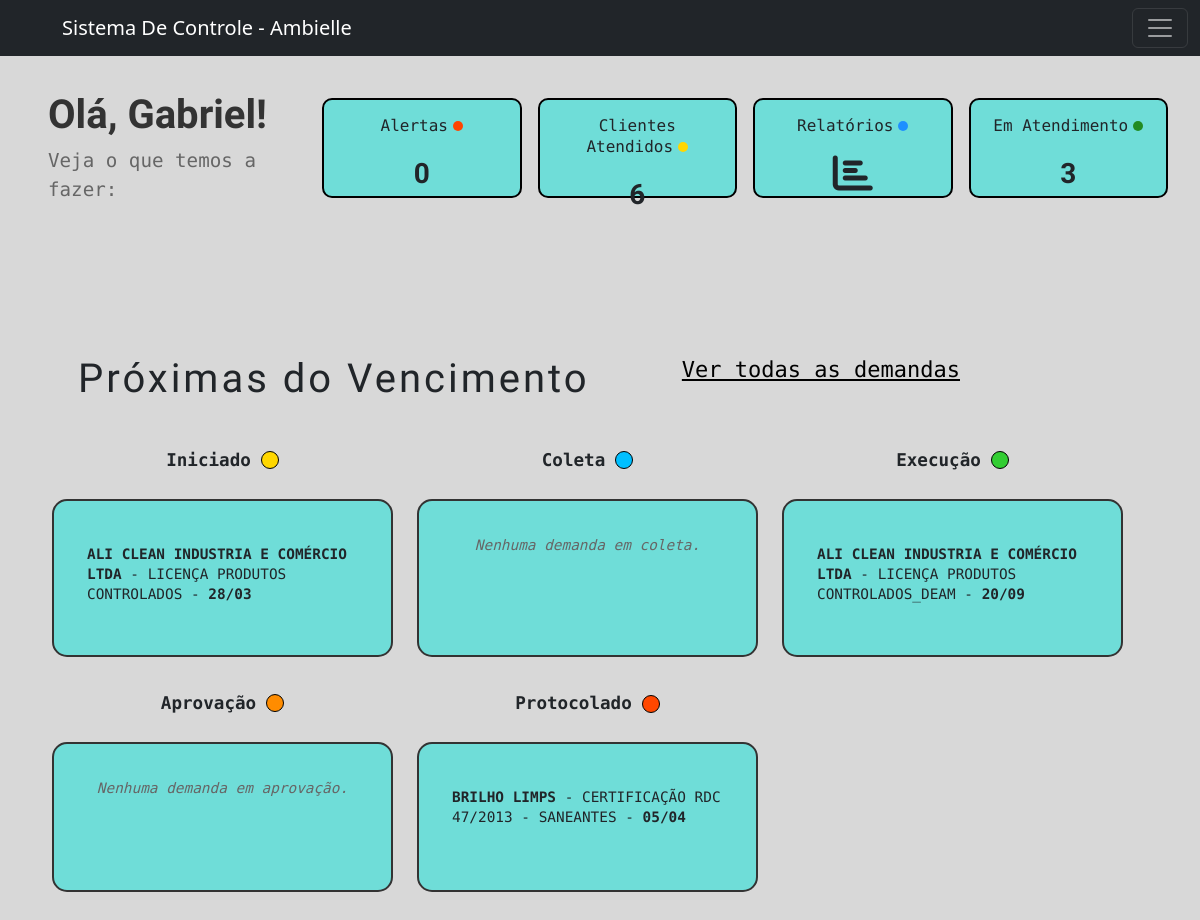
The app's page /ambielle/ (signed in), older data.
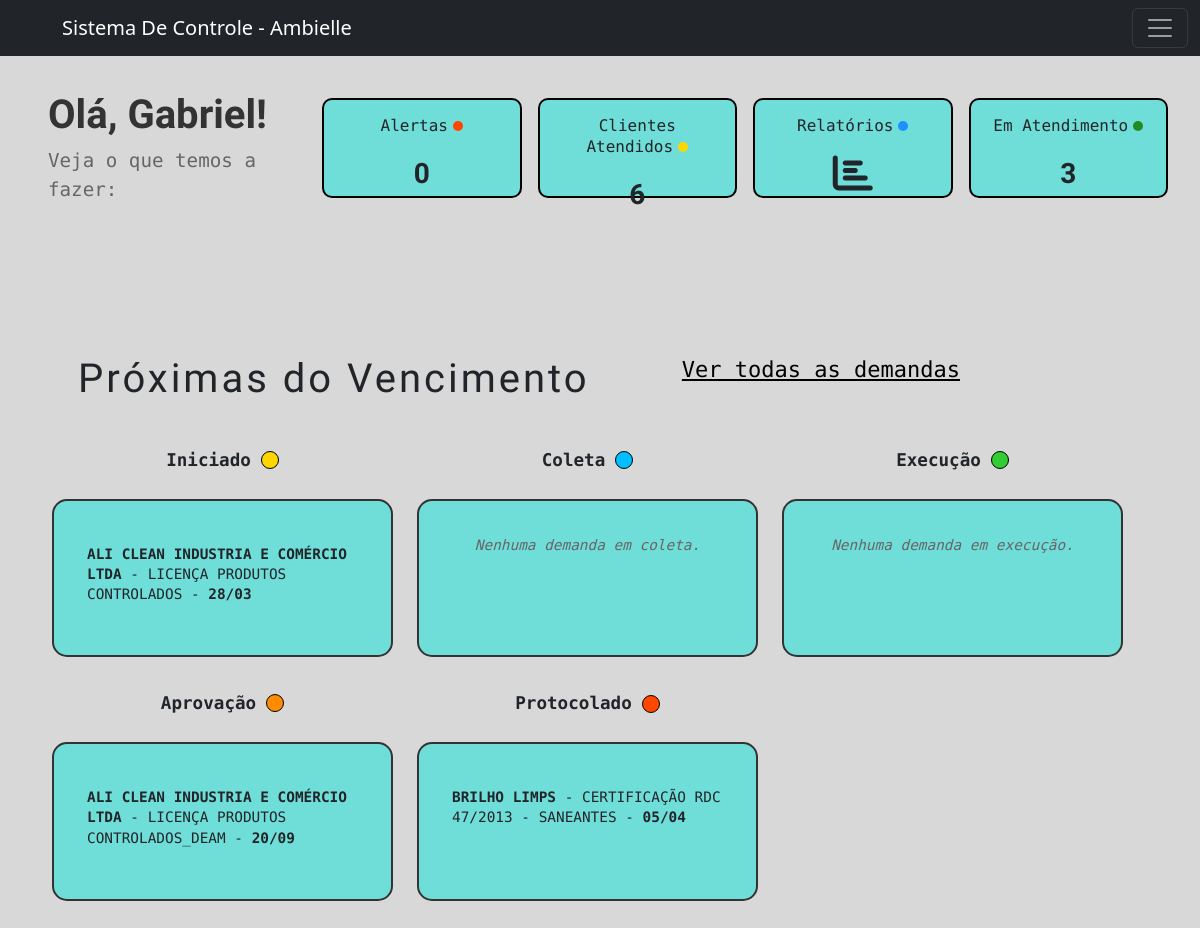
The same page, newer data.
### workflow/models.py (models this page shows, shortened)
class Tarefa(models.Model):
    STATUS_CHOICES = [
        ('Iniciado', 'Iniciado'),
        ('Coleta De Informações', 'Coleta de Informações'),
        ('Execucao', 'Execução'),
        ('Aprovação Cliente', 'Aprovação Cliente'),
        ('Concluído', 'Concluído'),
        ('Encerrado', 'Encerrado'),
        ('Protocolado', 'Protocolado'),  # Nova opção adicionada
    ]
    tipo_servico = models.ForeignKey(TipoServico, on_delete=models.CASCADE, related_name="tarefas")
    cliente = models.ForeignKey(Cliente, on_delete=models.CASCADE)
    status = models.CharField(max_length=50, choices=STATUS_CHOICES, default='iniciado')
    data_inicio = models.DateField(default=timezone.now)
    prazo_final = models.DateField(null=True, blank=True)
    observacoes = models.TextField(blank=True, null=True)
    valor_total_servico = models.DecimalField(max_digits=10, decimal_places=2, blank=True, null=True)

class Cliente(models.Model):
    nome = models.CharField(max_length=255)
    endereco = models.CharField(max_length=255)
    numero = models.IntegerField(null=True)
    bairro = models.CharField(max_length=255, blank=True, null=True)
    razao_social = models.CharField(max_length=255, blank=True, null=True)
    telefone = models.CharField(max_length=15)
    email = models.EmailField()
    contato_principal = models.CharField(max_length=255)
    contato_secundario = models.CharField(max_length=255, blank=True, null=True)
    proposta_link = models.URLField(blank=True, null=True)
    cnpj = models.CharField(max_length=15)
    def __str__(self):
        return f"{self.nome}"

class TipoServico(models.Model):
    nome = models.CharField(max_length=50, unique=True)
    orgao = models.CharField(max_length=50, blank=True)
    def __str__(self):
        return f"{self.nome}"

### workflow/views/getPage.py (the view)
# urls.py: path('ambielle/', views.index, name='index'),
@login_required(login_url='workflow:login')
def index(request):
    title = 'Home'
    if request.method == 'POST':
        form = SuporteForm(request.POST)
        if form.is_valid():
            form.save()
            return redirect('workflow:index')  # Redireciona para uma lista de suporte após sucesso
    else:
        form = SuporteForm()
    limite = datetime.today().date() + timedelta(days=30)  # Licenças vencendo nos próximos 30 dias
    licencas_proximas = Licenca.objects.filter(data_vencimento__lte=limite)
    clientes = Cliente.objects.count()
    form = CreateTarefaForm()
    status_choices = Tarefa.STATUS_CHOICES
    hoje = timezone.now().date()
    data_limite = hoje + timedelta(days=450)
    demandas_execucao = Tarefa.objects.filter(status='Execucao', prazo_final__lte=data_limite).order_by('prazo_final')
    demandas_aprovacao = Tarefa.objects.filter(status='Aprovação Cliente', prazo_final__lte=data_limite).order_by('prazo_final')
    demandas_coleta = Tarefa.objects.filter(status='Coleta De Informações', prazo_final__lte=data_limite).order_by('prazo_final')
    demandas_iniciado = Tarefa.objects.filter(status='Iniciado', prazo_final__lte=data_limite).order_by('prazo_final')
    demandas_protocolado = Tarefa.objects.filter(status='Protocolado', prazo_final__lte=data_limite).order_by('prazo_final')
    tarefas_em_aberto = (
        demandas_aprovacao.count() +
        demandas_coleta.count() +
        demandas_execucao.count() +
        demandas_iniciado.count() +
        demandas_protocolado.count()
    )
    context ={
        'form': form,
        'title': title,
        'demandas_execucao': demandas_execucao,
        'demandas_aprovacao': demandas_aprovacao,
        'demandas_coleta': demandas_coleta,
        'demandas_iniciado': demandas_iniciado,
        'demandas_protocolado': demandas_protocolado,
        'clientes': clientes,
        'tarefas_em_aberto': tarefas_em_aberto,
        'licencas': licencas_proximas,
        'status_choices': status_choices
    }
    return render(
        request,
        'workflow/home.html',
        context,
    )

### workflow/templates/workflow/home.html (shortened to what the changed rows need)
{% extends 'global/base.html' %}
{% load static %}
{% block content %}
  <main>
    <section class="dashboard-overview">
      <div class="container-fluid">
        <div class="row align-items-center">
          <div class="col-lg-3 col-md-4">
            <div class="saudacao">
              <h1>Olá, <strong>{{ user.first_name }}</strong>!</h1>
            </div>
          </div>
          <div class="col-lg-9 col-md-8">
            <div class="row g-3">
              <div class="col-xl-3 col-lg-3 col-md-6 col-sm-6">
                <div class="cardHome" id="alertCard" role="button" tabindex="0" aria-label="Ver alertas de licenças">
                  <h2>Alertas<span class="dot orange" aria-hidden="true"></span></h2>
                </div>
              </div>
              <div class="col-xl-3 col-lg-3 col-md-6 col-sm-6">
                <div class="cardHome" id="clientesCard" role="button" tabindex="0" aria-label="Ver clientes atendidos">
                  <h2>Clientes Atendidos<span class="dot yellow" aria-hidden="true"></span></h2>
                </div>
              </div>
              <div class="col-xl-3 col-lg-3 col-md-6 col-sm-6">
                <div class="cardHome" id="relatoriosCard" role="button" tabindex="0" aria-label="Gerar relatórios">
                  <h2>Relatórios<span class="dot blue" aria-hidden="true"></span></h2>
                </div>
              </div>
              <div class="col-xl-3 col-lg-3 col-md-6 col-sm-6">
                <div class="cardHome" id="emAtendimentoCard" role="button" tabindex="0" aria-label="Tarefas em atendimento">
                  <h2>Em Atendimento<span class="dot green" aria-hidden="true"></span></h2>
                </div>
              </div>
            </div>
          </div>
        </div>
      </div>
    </section>
    <section class="demand-section">
      <div class="demand-container">
        <div class="prox-demanda">
          <div class="principal">
            <h2>Próximas do Vencimento</h2>
          </div>
        </div>
        <div class="demand-cards-wrapper">
          <div class="demand-cards-status">
            <div class="demand-card">
              {% for demanda in demandas_iniciado %}
                <div class="tarefa-clicavel"
                     data-id="{{ demanda.id }}"
                     data-status="{{ demanda.status }}"
                     role="button"
                     tabindex="0"
                     aria-label="Editar tarefa {{ demanda.cliente }} - {{ demanda.tipo_servico }}">
                  <p>
                    <strong>{{ demanda.cliente|upper }}</strong> - {{ demanda.tipo_servico }} -
                    <strong>{{ demanda.prazo_final|date:'d/m' }}</strong>
                  </p>
                </div>
              {% empty %}
                <p class="empty-state">Nenhuma demanda iniciada.</p>
              {% endfor %}
            </div>
          </div>
          <div class="demand-cards-status">
            <div class="demand-card">
              {% for demanda in demandas_execucao %}
                <div class="tarefa-clicavel"
                     data-id="{{ demanda.id }}"
                     data-status="{{ demanda.status }}"
                     role="button"
                     tabindex="0"
                     aria-label="Editar tarefa {{ demanda.cliente }} - {{ demanda.tipo_servico }}">
                  <p>
                    <strong>{{ demanda.cliente|upper }}</strong> - {{ demanda.tipo_servico }} -
                    <strong>{{ demanda.prazo_final|date:'d/m' }}</strong>
                  </p>
                </div>
              {% empty %}
                <p class="empty-state">Nenhuma demanda em execução.</p>
              {% endfor %}
            </div>
          </div>
          <div class="demand-cards-status">
            <div class="demand-card">
              {% for demanda in demandas_aprovacao %}
                <div class="tarefa-clicavel"
                     data-id="{{ demanda.id }}"
                     data-status="{{ demanda.status }}"
                     role="button"
                     tabindex="0"
                     aria-label="Editar tarefa {{ demanda.cliente }} - {{ demanda.tipo_servico }}">
                  <p>
                    <strong>{{ demanda.cliente|upper }}</strong> - {{ demanda.tipo_servico }} -
                    <strong>{{ demanda.prazo_final|date:'d/m' }}</strong>
                  </p>
                </div>
              {% empty %}
                <p class="empty-state">Nenhuma demanda em aprovação.</p>
              {% endfor %}
            </div>
          </div>
          <div class="demand-cards-status">
            <div class="demand-card">
              {% for demanda in demandas_protocolado %}
                <div class="tarefa-clicavel"
                     data-id="{{ demanda.id }}"
                     data-status="{{ demanda.status }}"
                     role="button"
                     tabindex="0"
                     aria-label="Editar tarefa {{ demanda.cliente }} - {{ demanda.tipo_servico }}">
                  <p>
                    <strong>{{ demanda.cliente|upper }}</strong> - {{ demanda.tipo_servico }} -
                    <strong>{{ demanda.prazo_final|date:'d/m' }}</strong>
                  </p>
                </div>
              {% empty %}
                <p class="empty-state">Nenhuma demanda protocolada.</p>
              {% endfor %}
            </div>
          </div>
        </div>
      </div>
    </section>
  </main>
{% endblock %}

Row changes from the older to the newer data that the page shows:
changed Tarefa "LICENÇA PRODUTOS CONTROLADOS_DEAM": moves from the list under "Execução" to the list under "Aprovação"
Text that changed along with them:
text no longer shown: "Nenhuma demanda em aprovação."
text now shown: "Nenhuma demanda em execução."
